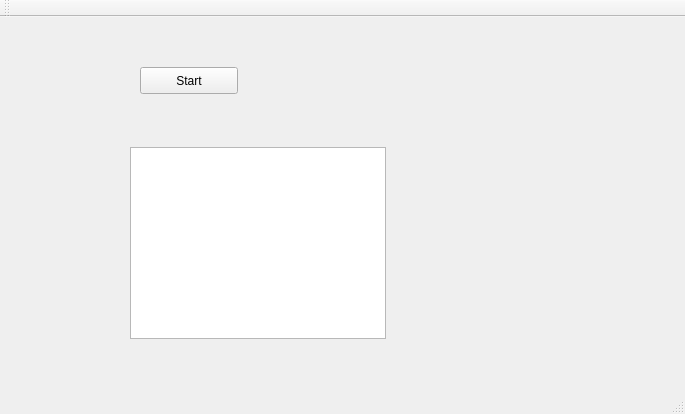
<?xml version="1.0" encoding="UTF-8"?>
<ui version="4.0">
 <class>MainWindow</class>
 <widget class="QMainWindow" name="MainWindow">
  <property name="geometry">
   <rect>
    <x>0</x>
    <y>0</y>
    <width>685</width>
    <height>414</height>
   </rect>
  </property>
  <property name="windowTitle">
   <string>MainWindow</string>
  </property>
  <widget class="QWidget" name="centralWidget">
   <widget class="QTextBrowser" name="textBrowser">
    <property name="geometry">
     <rect>
      <x>130</x>
      <y>130</y>
      <width>256</width>
      <height>192</height>
     </rect>
    </property>
   </widget>
   <widget class="QPushButton" name="pushButton">
    <property name="geometry">
     <rect>
      <x>140</x>
      <y>50</y>
      <width>98</width>
      <height>27</height>
     </rect>
    </property>
    <property name="text">
     <string>Start</string>
    </property>
   </widget>
  </widget>
  <widget class="QMenuBar" name="menuBar">
   <property name="geometry">
    <rect>
     <x>0</x>
     <y>0</y>
     <width>685</width>
     <height>26</height>
    </rect>
   </property>
  </widget>
  <widget class="QToolBar" name="mainToolBar">
   <attribute name="toolBarArea">
    <enum>TopToolBarArea</enum>
   </attribute>
   <attribute name="toolBarBreak">
    <bool>false</bool>
   </attribute>
  </widget>
  <widget class="QStatusBar" name="statusBar"/>
 </widget>
 <layoutdefault spacing="6" margin="11"/>
 <resources/>
 <connections/>
</ui>
